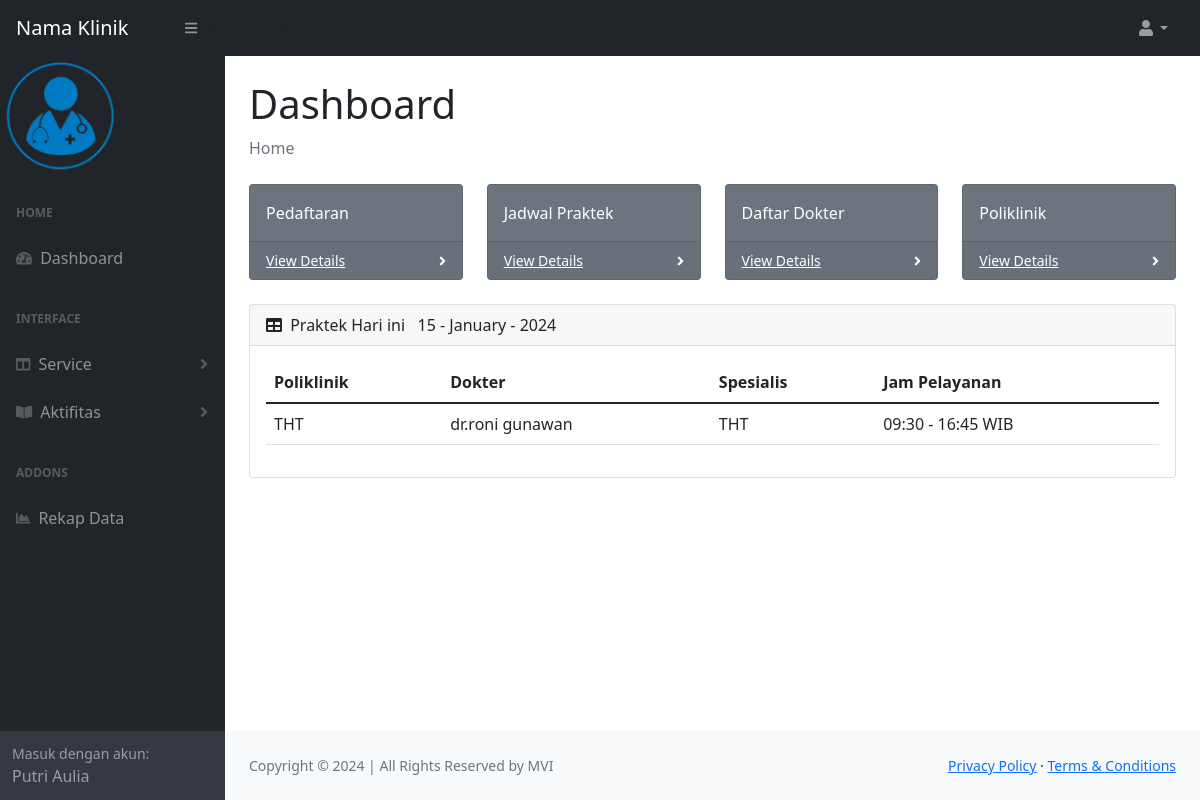
/halaman/index.php (signed in), run on the app's committed database.
### tables this page shows
CREATE TABLE `jadwal` (
  `id` int(11) NOT NULL AUTO_INCREMENT,
  `id_dokter` varchar(25) NOT NULL,
  `poliklinik` varchar(100) NOT NULL,
  `dokter` varchar(100) NOT NULL,
  `spesialis` varchar(100) NOT NULL,
  `hari` varchar(25) NOT NULL,
  `jam_praktek_awal` time NOT NULL DEFAULT current_timestamp(),
  `jam_praktek_akhir` time NOT NULL DEFAULT current_timestamp(),
  PRIMARY KEY (`id`)
);

### halaman/index.php (the view, shortened to what this page needs)
<?php
include '../include/functions.php';
?>
<!DOCTYPE html>
<html lang="en">
    <?php
    include '../include/header.php';
    ?>
    <body class="sb-nav-fixed">
        <?php
        include '../include/navbar.php';
        ?>
        <div id="layoutSidenav">
            <div id="layoutSidenav_nav">
                <?php
                include '../include/navside.php';
                ?>
            </div>
            <div id="layoutSidenav_content">
                <main>
                    <div class="container-fluid px-4">
                        <h1 class="mt-4">Dashboard</h1>
                        <ol class="breadcrumb mb-4">
                            <li class="breadcrumb-item active">Home</li>
                        </ol>
                        <div class="row">
                            <div class="col-xl-3 col-md-6">
                                <div class="card bg-secondary text-white mb-4">
                                    <div class="card-body">Pedaftaran</div>
                                    <div class="card-footer d-flex align-items-center justify-content-between">
                                        <a class="small text-white stretched-link" href="#">View Details</a>
                                        <div class="small text-white"><i class="fas fa-angle-right"></i></div>
                                    </div>
                                </div>
                            </div>
                            <div class="col-xl-3 col-md-6">
                                <div class="card bg-secondary text-white mb-4">
                                    <div class="card-body">Jadwal Praktek</div>
                                    <div class="card-footer d-flex align-items-center justify-content-between">
                                        <a class="small text-white stretched-link" href="#">View Details</a>
                                        <div class="small text-white"><i class="fas fa-angle-right"></i></div>
                                    </div>
                                </div>
                            </div>
                            <div class="col-xl-3 col-md-6">
                                <div class="card bg-secondary text-white mb-4">
                                    <div class="card-body">Daftar Dokter</div>
                                    <div class="card-footer d-flex align-items-center justify-content-between">
                                        <a class="small text-white stretched-link" href="#">View Details</a>
                                        <div class="small text-white"><i class="fas fa-angle-right"></i></div>
                                    </div>
                                </div>
                            </div>
                            <div class="col-xl-3 col-md-6">
                                <div class="card bg-secondary text-white mb-4">
                                    <div class="card-body">Poliklinik</div>
                                    <div class="card-footer d-flex align-items-center justify-content-between">
                                        <a class="small text-white stretched-link" href="#">View Details</a>
                                        <div class="small text-white"><i class="fas fa-angle-right"></i></div>
                                    </div>
                                </div>
                            </div>
                        </div>
                        <div class="card mb-4">
                            <div class="card-header">
                                <i class="fas fa-table me-1"></i>
                                Praktek Hari ini &nbsp
                                <?php
                                $date = date('d - F - Y');
                                echo ($date);
                                ?>
                            </div>
                            <div class="card-body">
                                <table class="table" method="GET" id="datatablesSimple">
                                <thead>
                                    <th>Poliklinik</th>
                                    <th>Dokter</th>
                                    <th>Spesialis</th>
                                    <th>Jam Pelayanan</th>
                                </thead>
                                <tbody>
                                <?php
                                    $day = date('D');
                                    $dayList = array(
                                        'Sun' => 'Minggu',
                                        'Mon' => 'Senin',
                                        'Tue' => 'Selasa',
                                        'Wed' => 'Rabu',
                                        'Thu' => 'Kamis',
                                        'Fri' => 'Jumat',
                                        'Sat' => 'Sabtu'
                                    );
                                    $sql = "SELECT * FROM jadwal WHERE hari ='$dayList[$day]' ORDER BY ID DESC";
                                    $query = $conn->query($sql);
                                    while($row = $query->fetch_assoc()){
                                    echo "
                                        <tr>
                                        <td>".$row['poliklinik']."</td>
                                        <td>".$row['dokter']."</td>
                                        <td>".$row['spesialis']."</td>
                                        <td>".date('H:i', strtotime($row['jam_praktek_awal']))." - ".date('H:i', strtotime($row['jam_praktek_akhir']))." WIB</td>
                                        </tr>
                                    ";
                                    }
                                ?>
                                </tbody>
                                </table>
                            </div>
                        </div>
                    </div>
                </main>
                <?php
                include '../include/footer.php';
                ?>
            </div>
        </div>
    </body>
</html>

### data on the page
jadwal: poliklinik "THT", dokter "dr.roni gunawan", spesialis "THT", jam_praktek_awal "09:30", jam_praktek_akhir "16:45"

### other printed values
$_SESSION['nama'] "Putri Aulia"
